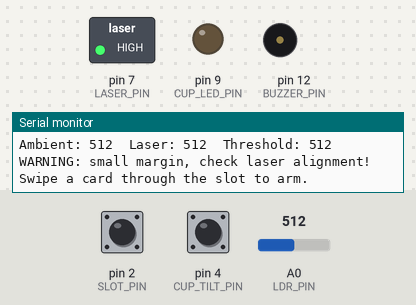
A sketch run on a simulated Arduino Uno, built with avr-gcc and run on an emulated ATmega328P. Shown: switched loads named in the sketch (green lamp = pin HIGH), output pins drawn as LEDs (lit = HIGH), buzzer (waves = sounding, pin HIGH), the last lines printed to the serial monitor. Dashed ring = blinking. The test bench sets the inputs (shaded band); at power-on: pin 2 (SLOT_PIN) HIGH, A0 (LDR_PIN) = 512, pin 4 (CUP_TILT_PIN) HIGH.

Above: at 1.9 s.
2.0 s: pin 2 (SLOT_PIN) driven LOW
At 4.21 s:
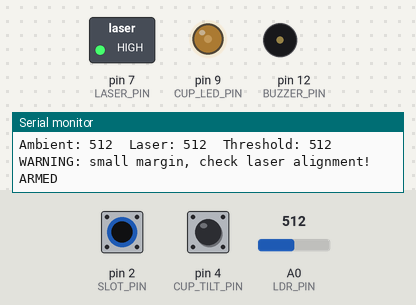
5.0 s: A0 (LDR_PIN) set to 524
At 5.35 s:
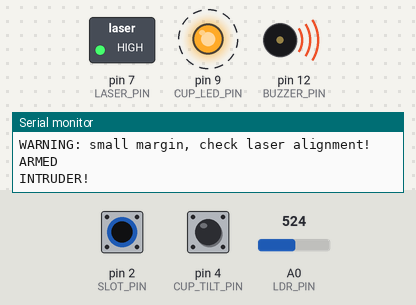
8.0 s: pin 2 (SLOT_PIN) pulsed HIGH 5 times (0.12 s each, 0.3 s apart)
At 8.27 s:
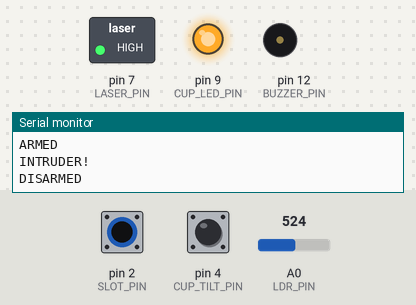
11.0 s: A0 (LDR_PIN) set to 716
At 11.65 s:
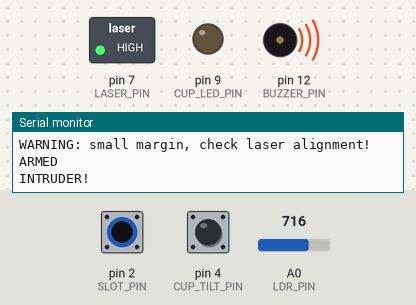
14.0 s: pin 4 (CUP_TILT_PIN) pulled LOW for 0.15 s
Timing chart, 0 to 18.0 s (numbered marks = the images above; inputs shaded):
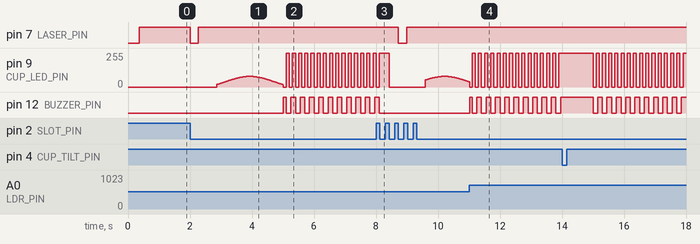

The sketch:

E05_LaserTripwire_Task.ino
```cpp
// ChinarSoft - Arduino Sensor Kit, Episode 5 - TASK SOLUTION
// Task: while disarmed, count beam breaks as people and print a people counter every minute.
//
// Changes vs E05_LaserTripwire:
//   - While DISARMED, every change from "beam clear" to "beam broken" adds one to people.
//     A dark beam that stays dark counts only once (wasBroken remembers the last state).
//   - A count needs at least PERSON_GAP_MS since the last one, so flicker or two legs
//     of the same person don't count twice.
//   - Every 60 s: "People/min: N" on the Serial Monitor, then the counter starts at 0.
//   - calibrate() now also runs once in setup(): the counter works before the first
//     arming (the original only calibrated when you armed). Keep the beam clear at boot.
//   - Armed / alarm behaviour is unchanged.
//
// Wiring: same wiring as E05_LaserTripwire.
//
// SAFETY: never look into the laser beam and never point it at anyone's eyes.
//
// Laser (KY-008), Photoresistor (KY-018), Light interrupter (KY-010), Magic cup (KY-027)
// Project: Laser tripwire alarm
//   - Laser shines on the photoresistor across a doorway
//   - Swipe a card through the KY-010 slot to arm / disarm
//   - Magic cup LED shows the state, tilt the cup to silence the alarm
//
// Wiring (Arduino Uno):
//   KY-008 laser     S -> D7  | - -> GND          (middle pin not connected on most boards)
//   KY-018 LDR       S -> A0  | middle -> 5V | - -> GND
//   KY-010 slot      S -> D2  | middle -> 5V | - -> GND
//   KY-027 magic cup L -> D9 (PWM LED) | S -> D4 (tilt) | + -> 5V | G -> GND
//   Active buzzer    S -> D12 | - -> GND

const int LASER_PIN   = 7;
const int LDR_PIN     = A0;
const int SLOT_PIN    = 2;
const int CUP_LED_PIN = 9;
const int CUP_TILT_PIN = 4;
const int BUZZER_PIN  = 12;

int threshold = 512;
bool laserIsHigh = true;          // does the laser make the reading go UP?
int slotIdle;
int cupIdle;
bool armed = false;
bool alarmOn = false;

int people = 0;                           // TASK: people counted in this minute
bool wasBroken = false;                   // TASK: beam state on the previous loop
unsigned long lastReport = 0;             // TASK: last "People/min" print
unsigned long lastPersonMs = 0;           // TASK: time of the last count
const unsigned long REPORT_MS = 60000;    // TASK: report every minute
const unsigned long PERSON_GAP_MS = 300;  // TASK: min time between two people

int averageLdr(int samples) {
  long sum = 0;
  for (int i = 0; i < samples; i++) { sum += analogRead(LDR_PIN); delay(2); }
  return sum / samples;
}

// Measure with laser off and on, put the threshold in the middle
void calibrate() {
  digitalWrite(LASER_PIN, LOW);
  delay(200);
  int dark = averageLdr(32);
  digitalWrite(LASER_PIN, HIGH);
  delay(200);
  int lit = averageLdr(32);
  threshold = (dark + lit) / 2;
  laserIsHigh = lit > dark;        // KY-018 boards differ in direction
  Serial.print("Ambient: "); Serial.print(dark);
  Serial.print("  Laser: ");  Serial.print(lit);
  Serial.print("  Threshold: "); Serial.println(threshold);
  if (abs(lit - dark) < 100) Serial.println("WARNING: small margin, check laser alignment!");
}

bool beamBroken() {
  int v = analogRead(LDR_PIN);
  return laserIsHigh ? (v < threshold) : (v > threshold);
}

void setArmed(bool a) {
  armed = a;
  alarmOn = false;
  digitalWrite(BUZZER_PIN, LOW);
  if (armed) calibrate();
  Serial.println(armed ? "ARMED" : "DISARMED");
}

void setup() {
  Serial.begin(9600);
  pinMode(LASER_PIN, OUTPUT);
  pinMode(SLOT_PIN, INPUT);
  pinMode(CUP_LED_PIN, OUTPUT);
  pinMode(CUP_TILT_PIN, INPUT);
  pinMode(BUZZER_PIN, OUTPUT);
  delay(100);
  slotIdle = digitalRead(SLOT_PIN);
  cupIdle = digitalRead(CUP_TILT_PIN);
  digitalWrite(LASER_PIN, HIGH);
  calibrate();                            // TASK: threshold is valid while disarmed too
  lastReport = millis();
  Serial.println("Swipe a card through the slot to arm.");
}

void loop() {
  // 1) Card swipe through the KY-010 slot toggles armed state
  static int lastSlot = slotIdle;
  int slot = digitalRead(SLOT_PIN);
  if (slot != slotIdle && lastSlot == slotIdle) {
    setArmed(!armed);
    delay(300);                       // simple debounce for the card edge
  }
  lastSlot = slot;

  // 2) Beam check (needs 3 broken readings in a row = no false alarm from flicker)
  static int brokenCount = 0;
  if (armed && !alarmOn) {
    brokenCount = beamBroken() ? brokenCount + 1 : 0;
    if (brokenCount >= 3) {
      alarmOn = true;
      Serial.println("INTRUDER!");
    }
  }

  // TASK: people counter - count only the clear -> broken moment, while disarmed
  bool broken = beamBroken();
  if (!armed && broken && !wasBroken && millis() - lastPersonMs > PERSON_GAP_MS) {
    people++;
    lastPersonMs = millis();
  }
  wasBroken = broken;
  if (millis() - lastReport > REPORT_MS) {
    Serial.print("People/min: ");
    Serial.println(people);
    people = 0;
    lastReport = millis();
  }

  // 3) Tilt the magic cup to silence
  if (alarmOn && digitalRead(CUP_TILT_PIN) != cupIdle) {
    alarmOn = false;
    Serial.println("Alarm silenced (still armed)");
    delay(1000);
  }

  // 4) Outputs: buzzer pulses, cup LED = off / slow glow / fast blink
  digitalWrite(BUZZER_PIN, alarmOn && (millis() / 150) % 2);
  int glow;
  if (alarmOn) glow = (millis() / 100) % 2 ? 255 : 0;
  else if (armed) glow = 40 + 40 * sin(millis() / 500.0);
  else glow = 0;
  analogWrite(CUP_LED_PIN, glow);

  delay(5);
}
```

Measured:
- the behaviour switches between 512 and 513 on A0 (LDR_PIN) (found by bisection; images 1 and 2)
- after the input at 2.0 s, pin 7 (LASER_PIN): HIGH → LOW at once, → HIGH 0.27 s later; pin 9 (CUP_LED_PIN): rises from 0/255 to 79/255 in 0.95 s, then falls to 18/255 in 1.2 s
- after the input at 5.0 s, pin 12 (BUZZER_PIN): alternates HIGH for 0.15 s and LOW for 0.15 s, starting at once
- after the input at 8.0 s, pin 7 (LASER_PIN): HIGH → LOW after 0.72 s, → HIGH 0.27 s later; pin 12 (BUZZER_PIN): goes on until 8.1 s, then stays LOW
- after the input at 11.0 s, pin 12 (BUZZER_PIN): alternates HIGH for 0.15 s and LOW for 0.15 s, starting at once
